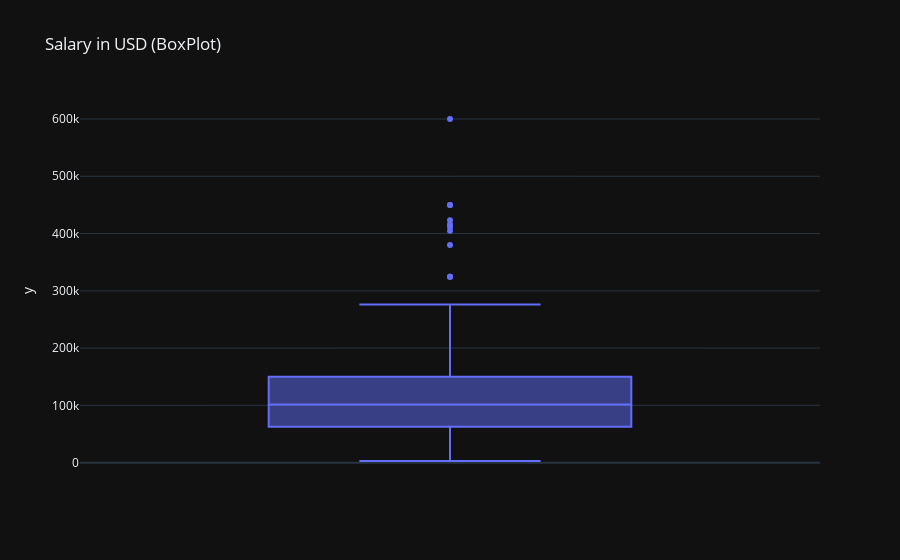

Notebook cell for this chart:
### Code cell
hist_data = [df['salary_in_usd']]
group_labels = ['salary_in_usd']
fig1 = px.box(y=df['salary_in_usd'],template= 'plotly_dark', title = 'Salary in USD (BoxPlot)')
fig1. show()

### Figure 1 — Plotly figure (JSON) as saved in the notebook; plotly's stock layout.template omitted (floating-point values rounded to 4 significant figures; data arrays with more than 128 entries replaced by an {"elided": "..."} marker saying what was removed)
{"data": [{"alignmentgroup": "True", "hovertemplate": "y=%{y}<extra></extra>", "legendgroup": "", "marker": {"color": "#636efa"}, "name": "", "notched": false, "offsetgroup": "", "orientation": "v", "showlegend": false, "type": "box", "x0": " ", "xaxis": "x", "y": {"elided": "607 int values"}, "y0": " ", "yaxis": "y"}], "layout": {"boxmode": "group", "legend": {"tracegroupgap": 0}, "title": {"text": "Salary in USD (BoxPlot)"}, "xaxis": {"anchor": "y", "domain": [0, 1]}, "yaxis": {"anchor": "x", "domain": [0, 1], "title": {"text": "y"}}}}
